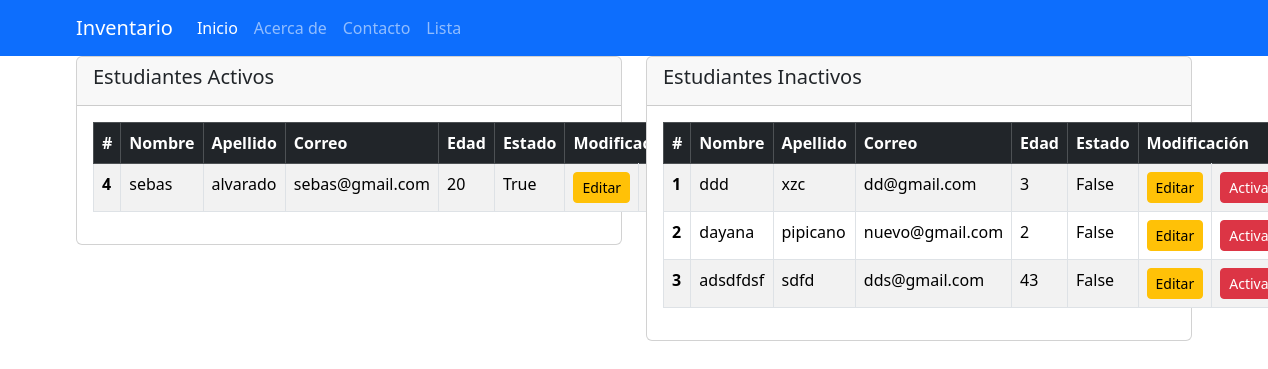
Page /listar_estudiente on the earlier database version.
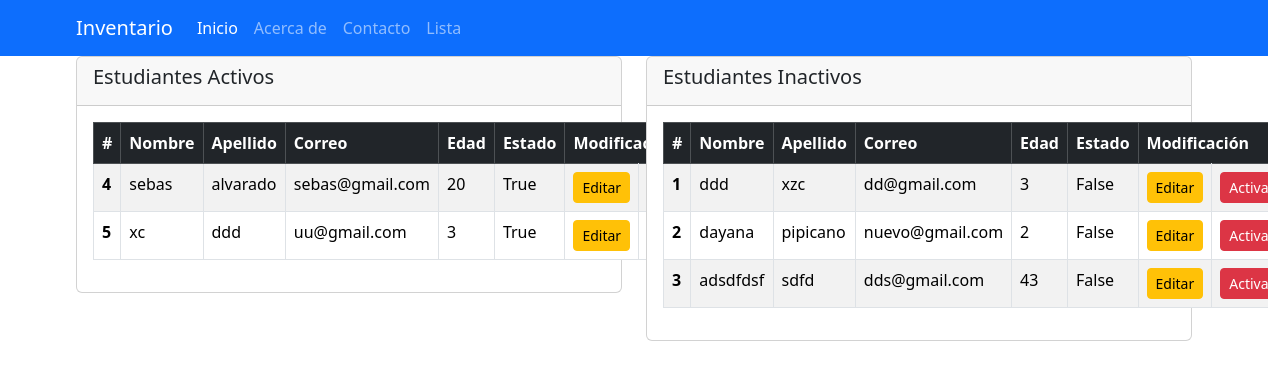
Same page on the later database version.
### apps/usuarios/models.py (models this page shows)
class Estudiante(models.Model):
    nombre = models.CharField(max_length=50)
    apellido = models.CharField(max_length=50)
    correo = models.EmailField(unique=True)
    edad = models.IntegerField()
    estado = models.BooleanField(default=True)

### apps/usuarios/views.py (the view)
# urls.py: path('listar_estudiente', paginacion, name='listar_estudiante'),
def paginacion(request):
    estudiantes = Estudiante.objects.all()
    paginacion = Paginator(estudiantes,10)
    page_number = request.GET.get('page')
    page_obj = paginacion.get_page(page_number)
    return render(request,'listar_estudiante.html', {'page_obj':page_obj})

### template/listar_estudiante.html
{%include "base.html" %}
{% block body %}
<div class="container">
    <div class="row">
        <div class="col-md-6">
            <div class="card">
                <div class="card-header">
                    <h5 class="card-title">Estudiantes Activos</h5>
                </div>
                <div class="card-body">
                    <table class="table table-striped table-bordered">
                        <thead class="table-dark">
                            <tr>
                                <th scope="col">#</th>
                                <th scope="col">Nombre</th>
                                <th scope="col">Apellido</th>
                                <th scope="col">Correo</th>
                                <th scope="col">Edad</th>
                                <th scope="col">Estado</th>
                                <th colspan="2" scope="col">Modificación</th>
                            </tr>
                        </thead>
                        <tbody>
                            {% for c in page_obj %}
                            {% if c.estado %}
                            <tr>
                                <th scope="row">{{ forloop.counter }}</th>
                                <td>{{ c.nombre }}</td>
                                <td>{{ c.apellido }}</td>
                                <td>{{ c.correo }}</td>
                                <td>{{ c.edad }}</td>
                                <td>{{ c.estado }}</td>
                                <td><a href="{% url 'editar_estudiante' c.id %}" class="btn btn-warning btn-sm">Editar</a></td>
                                <td><a href="{% url 'eliminar_estudiante' c.id %}" class="btn btn-danger btn-sm">Eliminar</a></td>
                            </tr>
                            {% endif %}
                            {% endfor %}
                        </tbody>
                    </table>
                </div>
            </div>
        </div>
        <div class="col-md-6">
            <div class="card">
                <div class="card-header">
                    <h5 class="card-title">Estudiantes Inactivos</h5>
                </div>
                <div class="card-body">
                    <table class="table table-striped table-bordered">
                        <thead class="table-dark">
                            <tr>
                                <th scope="col">#</th>
                                <th scope="col">Nombre</th>
                                <th scope="col">Apellido</th>
                                <th scope="col">Correo</th>
                                <th scope="col">Edad</th>
                                <th scope="col">Estado</th>
                                <th colspan="2" scope="col">Modificación</th>
                            </tr>
                        </thead>
                        <tbody>
                            {% for c in page_obj %}
                            {% if not c.estado %}
                            <tr>
                                <th scope="row">{{ forloop.counter }}</th>
                                <td>{{ c.nombre }}</td>
                                <td>{{ c.apellido }}</td>
                                <td>{{ c.correo }}</td>
                                <td>{{ c.edad }}</td>
                                <td>{{ c.estado }}</td>
                                <td><a href="{% url 'editar_estudiante' c.id %}" class="btn btn-warning btn-sm">Editar</a></td>
                                <td><a href="{% url 'activar_estudiante' c.id %}" class="btn btn-danger btn-sm">Activar</a></td>
                            </tr>
                            {% endif %}
                            {% endfor %}
                        </tbody>
                    </table>
                </div>
            </div>
        </div>
    </div>
</div>
    {% endblock %}

### template/base.html (shortened to what this page needs)
<!DOCTYPE html>
<html lang="es">
<head>
    {%load static%}
    <link rel="stylesheet" href="{% static 'css/bootstrap.min.css' %}">
</head>
<body>
    <nav class="navbar navbar-expand-lg navbar-dark bg-primary">
        <div class="container">
            <a class="navbar-brand" href="#">Inventario</a>
            <div class="collapse navbar-collapse" id="navbarSupportedContent">
                <ul class="navbar-nav me-auto mb-2 mb-lg-0">
                    <li class="nav-item">
                        <a class="nav-link active" aria-current="page" href="{% url 'inicio' %}">Inicio</a>
                    </li>
                    <li class="nav-item">
                        <a class="nav-link" href="#">Acerca de</a>
                    </li>
                    <li class="nav-item">
                        <a class="nav-link" href="#">Contacto</a>
                    </li>
                    <li class="nav-item">
                        <a class="nav-link" href="{% url 'listar_estudiante'%}">Lista</a>
                    </li>
                </ul>
            </div>
        </div>
    </nav>
</body>
</html>

Differences in the rows shown:
added Estudiante: nombre "xc", apellido "ddd", correo "uu@gmail.com", edad "3", estado "True", shown under "Estudiantes Activos"
